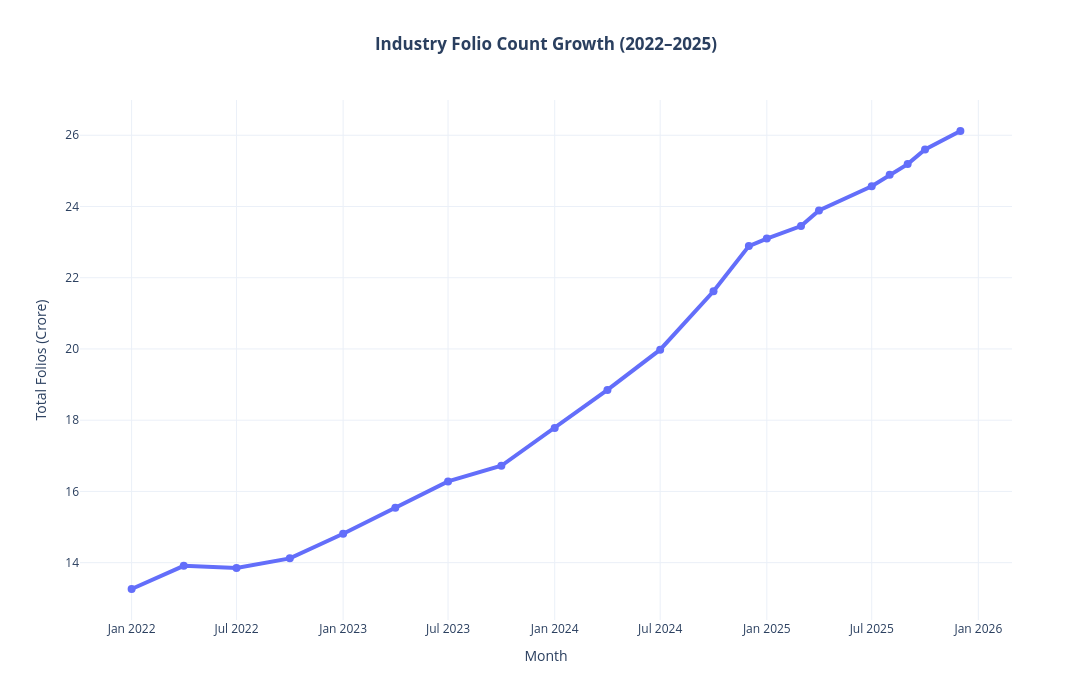

Notebook source saved alongside this figure:
### Code cell
fig = px.line(

    folio,

    x="month",

    y="total_folios_crore",

    markers=True,

    title="Industry Folio Count Growth (2022–2025)"

)

fig.update_traces(

    line=dict(width=4),

    marker=dict(size=8)

)

fig.update_layout(

    template="plotly_white",

    width=1400,

    height=700,

    hovermode="x unified",

    xaxis_title="Month",

    yaxis_title="Total Folios (Crore)",

    title={

        "text":"<b>Industry Folio Count Growth (2022–2025)</b>",

        "x":0.5

    }

)

### Figure 1 — Plotly figure (JSON) as saved in the notebook; plotly's stock layout.template omitted (floating-point values rounded to 4 significant figures)
{"data": [{"hovertemplate": "month=%{x}<br>total_folios_crore=%{y}<extra></extra>", "legendgroup": "", "line": {"color": "#636efa", "dash": "solid", "width": 4}, "marker": {"size": 8, "symbol": "circle"}, "mode": "lines+markers", "name": "", "orientation": "v", "showlegend": false, "type": "scatter", "x": ["2022-01-01T00:00:00", "2022-04-01T00:00:00", "2022-07-01T00:00:00", "2022-10-01T00:00:00", "2023-01-01T00:00:00", "2023-04-01T00:00:00", "2023-07-01T00:00:00", "2023-10-01T00:00:00", "2024-01-01T00:00:00", "2024-04-01T00:00:00", "2024-07-01T00:00:00", "2024-10-01T00:00:00", "2024-12-01T00:00:00", "2025-01-01T00:00:00", "2025-03-01T00:00:00", "2025-04-01T00:00:00", "2025-07-01T00:00:00", "2025-08-01T00:00:00", "2025-09-01T00:00:00", "2025-10-01T00:00:00", "2025-12-01T00:00:00"], "xaxis": "x", "y": [13.26, 13.91, 13.85, 14.12, 14.81, 15.54, 16.28, 16.72, 17.78, 18.85, 19.98, 21.62, 22.89, 23.1, 23.45, 23.89, 24.57, 24.89, 25.19, 25.6, 26.12], "yaxis": "y"}], "layout": {"height": 700, "hovermode": "x unified", "legend": {"tracegroupgap": 0}, "title": {"text": "<b>Industry Folio Count Growth (2022–2025)</b>", "x": 0.5}, "width": 1400, "xaxis": {"anchor": "y", "domain": [0, 1], "title": {"text": "Month"}}, "yaxis": {"anchor": "x", "domain": [0, 1], "title": {"text": "Total Folios (Crore)"}}}}
